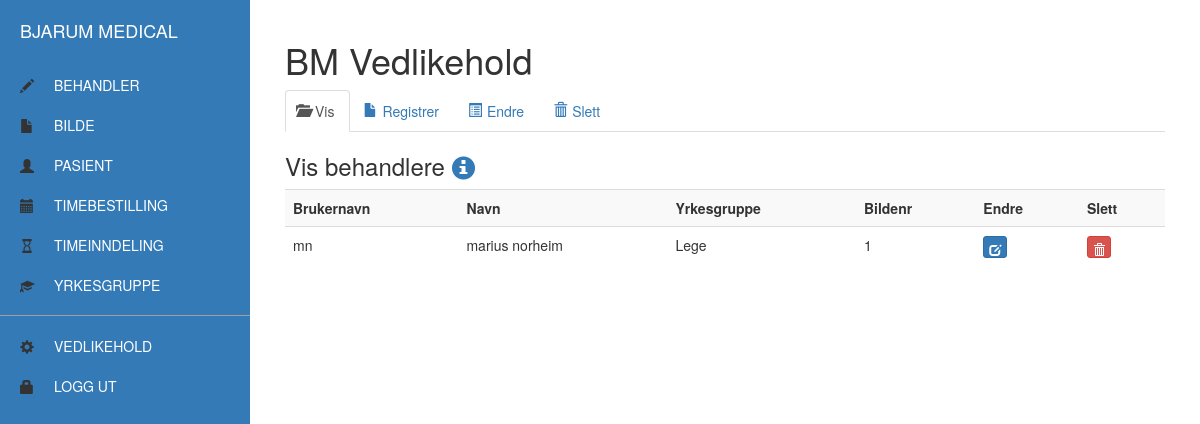
Screenshot of /vedlikehold/behandler.php (signed in) with the database file from the repository.
### tables this page shows
CREATE TABLE `behandler` (
  `brukernavn` varchar(20) NOT NULL,
  `behandlernavn` varchar(50) NOT NULL,
  `yrkesgruppe` varchar(50) DEFAULT NULL,
  `bildenr` int(11) DEFAULT NULL
);

### vedlikehold/libs/behandler.php (shortened to what this page needs)
<?php
function visBehandler() {
  $sql = "SELECT brukernavn, behandlernavn, yrkesgruppe, bildenr FROM behandler";
  $result = mysqli_query($conn, $sql);
  if(mysqli_num_rows($result) > 0) {
    while($row = mysqli_fetch_assoc($result)) {
      echo "<tr>";
      echo "<td>". $row['brukernavn'] ."</td>";
      echo "<td>". $row['behandlernavn'] ."</td>";
      echo "<td>". $row['yrkesgruppe'] ."</td>";
      echo "<td>". $row['bildenr'] ."</td>\n";
      echo "<td><form action=". $_SERVER['PHP_SELF'] ." method=\"post\">\n";
      echo "<button class=\"btn btn-primary btn-xs\" type=\"submit\" title=\"Endre\"><span class=\"glyphicon glyphicon-edit\"></span></button>\n";
      echo "</form></td>\n";
      echo "<td><form action=". $_SERVER['PHP_SELF'] ." method=\"post\">\n";
      echo "<button class=\"btn btn-danger btn-xs\" type=\"submit\" title=\"Slett\"><span class=\"glyphicon glyphicon-trash\"></span></button>\n";
      echo "</form></td>\n";
      echo "</tr>";
    }
  } else {
    echo "<tr><td>Ingen behandlere funnet</td></tr>\n";
  }
}
?>

### vedlikehold/css/style.css (style rules this page uses)
body { overflow-x: hidden; }
.glyphicon { top: 4px; }

### rows the page displays
behandler: brukernavn "mn", behandlernavn "marius norheim", yrkesgruppe "Lege", bildenr "1"
